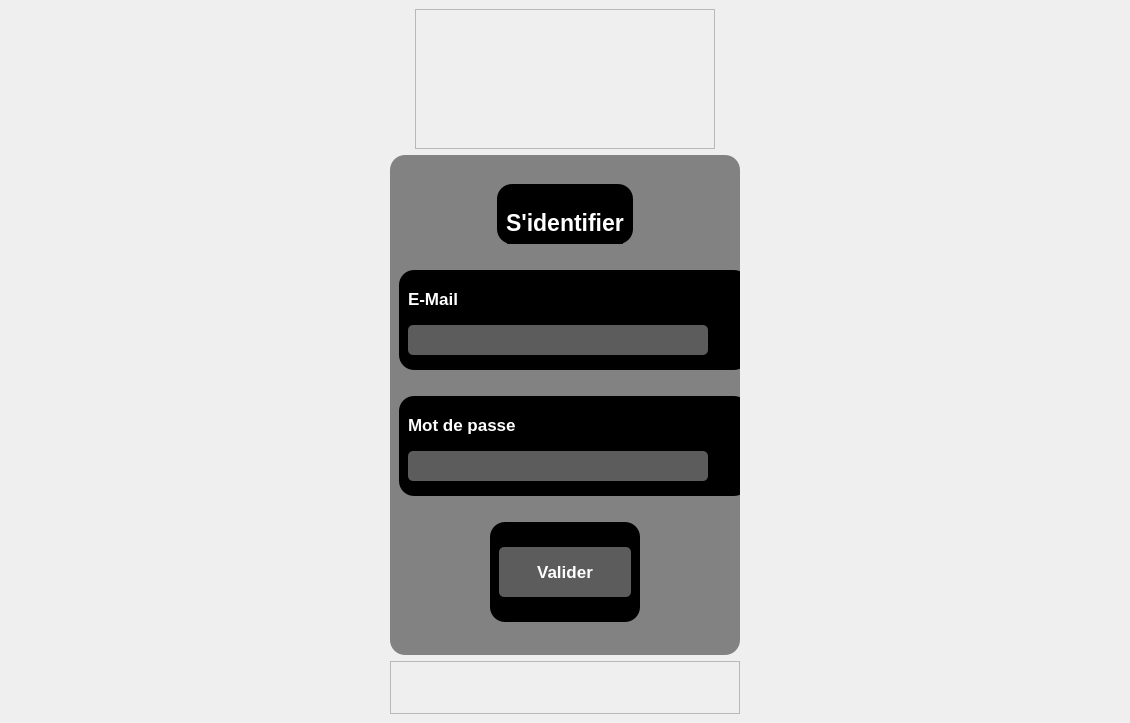
<?xml version="1.0" encoding="UTF-8"?>
<ui version="4.0">
 <class>MainWindow</class>
 <widget class="QMainWindow" name="MainWindow">
  <property name="geometry">
   <rect>
    <x>0</x>
    <y>0</y>
    <width>1130</width>
    <height>723</height>
   </rect>
  </property>
  <property name="windowTitle">
   <string>MainWindow</string>
  </property>
  <property name="styleSheet">
   <string notr="true"/>
  </property>
  <widget class="QWidget" name="centralwidget">
   <property name="styleSheet">
    <string notr="true">#centralwidget{
border-image: url(:/images/images/colorkit (5).png);
}</string>
   </property>
   <layout class="QGridLayout" name="gridLayout">
    <item row="2" column="0">
     <widget class="QFrame" name="frameMire">
      <property name="minimumSize">
       <size>
        <width>350</width>
        <height>500</height>
       </size>
      </property>
      <property name="maximumSize">
       <size>
        <width>350</width>
        <height>500</height>
       </size>
      </property>
      <property name="styleSheet">
       <string notr="true">background-color: rgba(92, 92, 92, 190);
border-radius:15
</string>
      </property>
      <property name="frameShape">
       <enum>QFrame::StyledPanel</enum>
      </property>
      <property name="frameShadow">
       <enum>QFrame::Raised</enum>
      </property>
      <layout class="QVBoxLayout" name="verticalLayout">
       <item alignment="Qt::AlignHCenter">
        <widget class="QFrame" name="frameTitre">
         <property name="minimumSize">
          <size>
           <width>100</width>
           <height>60</height>
          </size>
         </property>
         <property name="maximumSize">
          <size>
           <width>300</width>
           <height>60</height>
          </size>
         </property>
         <property name="styleSheet">
          <string notr="true">background-color: rgba(0, 0, 0, 0, 0);</string>
         </property>
         <property name="frameShape">
          <enum>QFrame::StyledPanel</enum>
         </property>
         <property name="frameShadow">
          <enum>QFrame::Raised</enum>
         </property>
         <layout class="QVBoxLayout" name="verticalLayout_5">
          <item>
           <widget class="QLabel" name="label">
            <property name="minimumSize">
             <size>
              <width>100</width>
              <height>60</height>
             </size>
            </property>
            <property name="maximumSize">
             <size>
              <width>1500</width>
              <height>60</height>
             </size>
            </property>
            <property name="font">
             <font>
              <family>Tahoma</family>
              <pointsize>17</pointsize>
              <weight>75</weight>
              <bold>true</bold>
             </font>
            </property>
            <property name="styleSheet">
             <string notr="true">color: rgb(255, 255, 255);</string>
            </property>
            <property name="text">
             <string>S'identifier</string>
            </property>
           </widget>
          </item>
         </layout>
        </widget>
       </item>
       <item alignment="Qt::AlignHCenter">
        <widget class="QFrame" name="frameLogin">
         <property name="minimumSize">
          <size>
           <width>350</width>
           <height>100</height>
          </size>
         </property>
         <property name="maximumSize">
          <size>
           <width>350</width>
           <height>100</height>
          </size>
         </property>
         <property name="styleSheet">
          <string notr="true">background-color: rgba(0, 0, 0, 0, 0);</string>
         </property>
         <property name="frameShape">
          <enum>QFrame::StyledPanel</enum>
         </property>
         <property name="frameShadow">
          <enum>QFrame::Raised</enum>
         </property>
         <layout class="QVBoxLayout" name="verticalLayout_2">
          <item>
           <widget class="QLabel" name="titreMail">
            <property name="minimumSize">
             <size>
              <width>60</width>
              <height>30</height>
             </size>
            </property>
            <property name="maximumSize">
             <size>
              <width>60</width>
              <height>30</height>
             </size>
            </property>
            <property name="font">
             <font>
              <family>Tahoma</family>
              <pointsize>13</pointsize>
              <weight>75</weight>
              <bold>true</bold>
             </font>
            </property>
            <property name="styleSheet">
             <string notr="true">color: rgb(255, 255, 255);</string>
            </property>
            <property name="text">
             <string>E-Mail</string>
            </property>
           </widget>
          </item>
          <item>
           <widget class="QLineEdit" name="inputMail">
            <property name="minimumSize">
             <size>
              <width>300</width>
              <height>30</height>
             </size>
            </property>
            <property name="maximumSize">
             <size>
              <width>300</width>
              <height>30</height>
             </size>
            </property>
            <property name="font">
             <font>
              <family>Tahoma</family>
              <pointsize>10</pointsize>
             </font>
            </property>
            <property name="styleSheet">
             <string notr="true">background-color: rgb(92, 92, 92);
color: rgb(255, 255, 255);
selection-color: rgb(92, 92, 92);
selection-background-color: rgb(255, 255, 255);
border-radius: 5
</string>
            </property>
           </widget>
          </item>
         </layout>
        </widget>
       </item>
       <item alignment="Qt::AlignHCenter">
        <widget class="QFrame" name="framePassword">
         <property name="minimumSize">
          <size>
           <width>350</width>
           <height>100</height>
          </size>
         </property>
         <property name="maximumSize">
          <size>
           <width>350</width>
           <height>100</height>
          </size>
         </property>
         <property name="styleSheet">
          <string notr="true">background-color: rgba(0, 0, 0, 0, 0);</string>
         </property>
         <property name="frameShape">
          <enum>QFrame::StyledPanel</enum>
         </property>
         <property name="frameShadow">
          <enum>QFrame::Raised</enum>
         </property>
         <layout class="QVBoxLayout" name="verticalLayout_3">
          <item>
           <widget class="QLabel" name="titrePassword">
            <property name="maximumSize">
             <size>
              <width>120</width>
              <height>30</height>
             </size>
            </property>
            <property name="font">
             <font>
              <family>Tahoma</family>
              <pointsize>13</pointsize>
              <weight>75</weight>
              <bold>true</bold>
             </font>
            </property>
            <property name="styleSheet">
             <string notr="true">color: rgb(255, 255, 255);</string>
            </property>
            <property name="text">
             <string>Mot de passe</string>
            </property>
           </widget>
          </item>
          <item>
           <widget class="QLineEdit" name="inputPassword">
            <property name="minimumSize">
             <size>
              <width>300</width>
              <height>30</height>
             </size>
            </property>
            <property name="maximumSize">
             <size>
              <width>300</width>
              <height>30</height>
             </size>
            </property>
            <property name="font">
             <font>
              <family>Tahoma</family>
              <pointsize>10</pointsize>
             </font>
            </property>
            <property name="styleSheet">
             <string notr="true">background-color: rgb(92, 92, 92);
color: rgb(255, 255, 255);
selection-color: rgb(92, 92, 92);
selection-background-color: rgb(255, 255, 255);
border-radius: 5
</string>
            </property>
            <property name="echoMode">
             <enum>QLineEdit::Password</enum>
            </property>
           </widget>
          </item>
         </layout>
        </widget>
       </item>
       <item alignment="Qt::AlignHCenter">
        <widget class="QFrame" name="frameBouton">
         <property name="minimumSize">
          <size>
           <width>150</width>
           <height>100</height>
          </size>
         </property>
         <property name="maximumSize">
          <size>
           <width>150</width>
           <height>100</height>
          </size>
         </property>
         <property name="styleSheet">
          <string notr="true">background-color: rgba(0, 0, 0, 0, 0);</string>
         </property>
         <property name="frameShape">
          <enum>QFrame::StyledPanel</enum>
         </property>
         <property name="frameShadow">
          <enum>QFrame::Raised</enum>
         </property>
         <layout class="QVBoxLayout" name="verticalLayout_4">
          <item>
           <widget class="QPushButton" name="boutonValider">
            <property name="maximumSize">
             <size>
              <width>150</width>
              <height>50</height>
             </size>
            </property>
            <property name="font">
             <font>
              <family>Tahoma</family>
              <pointsize>13</pointsize>
              <weight>75</weight>
              <bold>true</bold>
             </font>
            </property>
            <property name="styleSheet">
             <string notr="true">QPushButton {
color: rgb(255, 255, 255);
background-color: rgb(92, 92, 92);
border-radius: 5
}

QPushButton:hover {
color: rgb(255, 255, 255);
background-color: rgb(52, 52, 52);
border-radius: 5
}

QPushButton:pressed {
color: rgb(255, 255, 255);
background-color: rgb(92, 92, 92);
border-radius: 5
}
</string>
            </property>
            <property name="text">
             <string>Valider</string>
            </property>
           </widget>
          </item>
         </layout>
        </widget>
       </item>
      </layout>
     </widget>
    </item>
    <item row="0" column="0" alignment="Qt::AlignHCenter">
     <widget class="QFrame" name="frame">
      <property name="minimumSize">
       <size>
        <width>300</width>
        <height>140</height>
       </size>
      </property>
      <property name="maximumSize">
       <size>
        <width>300</width>
        <height>160</height>
       </size>
      </property>
      <property name="styleSheet">
       <string notr="true">border-image: url(:/images/images/TASKFLOW (3).png);</string>
      </property>
      <property name="frameShape">
       <enum>QFrame::StyledPanel</enum>
      </property>
      <property name="frameShadow">
       <enum>QFrame::Raised</enum>
      </property>
      <layout class="QHBoxLayout" name="horizontalLayout"/>
     </widget>
    </item>
    <item row="3" column="0">
     <widget class="QFrame" name="frame_2">
      <property name="frameShape">
       <enum>QFrame::StyledPanel</enum>
      </property>
      <property name="frameShadow">
       <enum>QFrame::Raised</enum>
      </property>
     </widget>
    </item>
   </layout>
  </widget>
 </widget>
 <resources>
  <include location="res.qrc"/>
 </resources>
 <connections/>
</ui>
